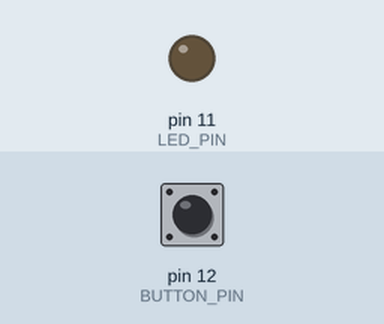
Recording of a sketch running on a simulated Arduino Uno, built with avr-gcc and run on an emulated ATmega328P. On the bench: output pins drawn as LEDs (lit = HIGH). The test bench sets the inputs (shaded band); at power-on: pin 12 (BUTTON_PIN) LOW.

Above: at 1.2 s.
1.3 s: pin 12 (BUTTON_PIN) pulled HIGH for 0.15 s
At 1.41 s:
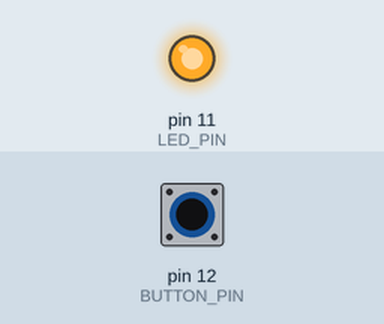
3.0 s: pin 12 (BUTTON_PIN) pulled HIGH for 3.2 s
At 7.4 s:
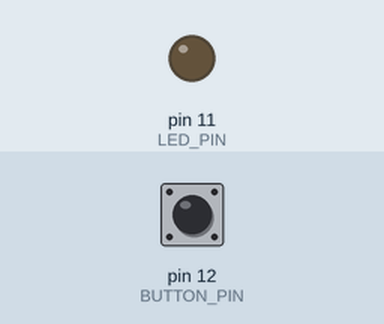
Timing chart, 0 to 8.9 s (numbered marks = the images above; inputs shaded):
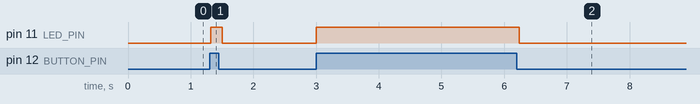

The sketch:

led_estado_boton.ino
```cpp
//https://www.tinkercad.com/things/jotwwp1qovL-funcion-boton?sharecode=JQBiD4eBT6iJNpbLI41OdjvRF8VsfArQgItsB-E1TWM

const int BUTTON_PIN = 12;
const int LED_PIN = 11;

void setup() {
  // put your setup code here, to run once:
  //pinMode(BUTTON_PIN, INPUT_PULLUP) NO SE CONECTA LA RESISTENCIA ESTA HIGTH AL PRESIONAR PASA A SER LOW
  pinMode(BUTTON_PIN, INPUT);
  pinMode(LED_PIN, OUTPUT);
}

void loop() {
  // put your main code here, to run repeatedly:
  int state = digitalRead(BUTTON_PIN);
  digitalWrite(LED_PIN, state);
  delay(60);
}
```

Measured:
- after the input at 1.3 s, pin 11 (LED_PIN): LOW → HIGH at once, → LOW 0.18 s later
- after the input at 3.0 s, pin 11 (LED_PIN): LOW → HIGH at once, → LOW 3.2 s later
